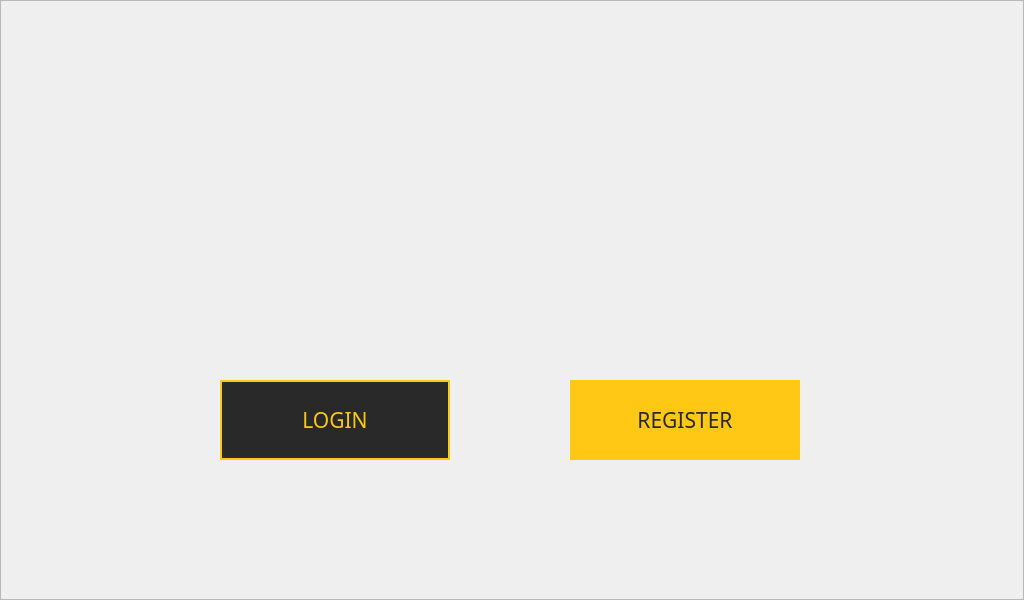
<?xml version="1.0" encoding="UTF-8"?>
<ui version="4.0">
 <class>MainWindow</class>
 <widget class="QMainWindow" name="MainWindow">
  <property name="enabled">
   <bool>true</bool>
  </property>
  <property name="geometry">
   <rect>
    <x>0</x>
    <y>0</y>
    <width>1024</width>
    <height>600</height>
   </rect>
  </property>
  <property name="windowTitle">
   <string>Home</string>
  </property>
  <property name="windowIcon">
   <iconset>
    <normaloff>assets/TMG_Logo_only.png</normaloff>assets/TMG_Logo_only.png</iconset>
  </property>
  <property name="styleSheet">
   <string notr="true"/>
  </property>
  <widget class="QWidget" name="centralwidget">
   <widget class="QPushButton" name="loginButton">
    <property name="enabled">
     <bool>true</bool>
    </property>
    <property name="geometry">
     <rect>
      <x>220</x>
      <y>380</y>
      <width>230</width>
      <height>80</height>
     </rect>
    </property>
    <property name="sizePolicy">
     <sizepolicy hsizetype="Minimum" vsizetype="Fixed">
      <horstretch>0</horstretch>
      <verstretch>0</verstretch>
     </sizepolicy>
    </property>
    <property name="font">
     <font>
      <family>BR Cobane</family>
      <pointsize>16</pointsize>
      <weight>50</weight>
      <bold>false</bold>
      <kerning>true</kerning>
     </font>
    </property>
    <property name="autoFillBackground">
     <bool>false</bool>
    </property>
    <property name="styleSheet">
     <string notr="true">background-color: rgb(41, 41, 41);
border: 2px solid rgb(255, 200, 21);
color: rgb(255, 200, 21);</string>
    </property>
    <property name="text">
     <string>LOGIN</string>
    </property>
    <property name="default">
     <bool>false</bool>
    </property>
    <property name="flat">
     <bool>false</bool>
    </property>
   </widget>
   <widget class="QPushButton" name="registerButton">
    <property name="geometry">
     <rect>
      <x>570</x>
      <y>380</y>
      <width>230</width>
      <height>80</height>
     </rect>
    </property>
    <property name="font">
     <font>
      <family>BR Cobane</family>
      <pointsize>16</pointsize>
      <weight>50</weight>
      <bold>false</bold>
     </font>
    </property>
    <property name="autoFillBackground">
     <bool>false</bool>
    </property>
    <property name="styleSheet">
     <string notr="true">color: rgb(41, 41, 41);
border-color: rgba(255, 255, 255, 0);
background-color: rgb(255, 200, 21);
border: transparent;
alternate-background-color: rgb(41, 41, 41);
</string>
    </property>
    <property name="text">
     <string>REGISTER</string>
    </property>
    <property name="autoDefault">
     <bool>false</bool>
    </property>
    <property name="default">
     <bool>false</bool>
    </property>
    <property name="flat">
     <bool>false</bool>
    </property>
   </widget>
   <widget class="QFrame" name="frame">
    <property name="enabled">
     <bool>true</bool>
    </property>
    <property name="geometry">
     <rect>
      <x>0</x>
      <y>0</y>
      <width>1024</width>
      <height>600</height>
     </rect>
    </property>
    <property name="styleSheet">
     <string notr="true">background-image: url(:/background/assets/main.png);</string>
    </property>
    <property name="frameShape">
     <enum>QFrame::StyledPanel</enum>
    </property>
    <property name="frameShadow">
     <enum>QFrame::Raised</enum>
    </property>
   </widget>
   <zorder>frame</zorder>
   <zorder>loginButton</zorder>
   <zorder>registerButton</zorder>
  </widget>
 </widget>
 <tabstops>
  <tabstop>loginButton</tabstop>
  <tabstop>registerButton</tabstop>
 </tabstops>
 <resources>
  <include location="resources.qrc"/>
 </resources>
 <connections/>
</ui>
